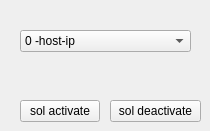
            <widget class="QWidget" name="ntr_sol">
             <widget class="QComboBox" name="ntr_sol_select">
              <property name="geometry">
               <rect>
                <x>20</x>
                <y>30</y>
                <width>171</width>
                <height>22</height>
               </rect>
              </property>
              <item>
               <property name="text">
                <string>0 -host-ip</string>
               </property>
              </item>
              <item>
               <property name="text">
                <string>1 -k2v4-Uc</string>
               </property>
              </item>
              <item>
               <property name="text">
                <string>2 -k2v4-SoC</string>
               </property>
              </item>
              <item>
               <property name="text">
                <string>3 -mb0-Uc</string>
               </property>
              </item>
              <item>
               <property name="text">
                <string>4 -mb0-k2-soc</string>
               </property>
              </item>
              <item>
               <property name="text">
                <string>5 -mb1-SoC</string>
               </property>
              </item>
              <item>
               <property name="text">
                <string>6 -mb1-Uc</string>
               </property>
              </item>
              <item>
               <property name="text">
                <string>7 -mb1-k2-SoC</string>
               </property>
              </item>
              <item>
               <property name="text">
                <string>8 -mb2-SoC</string>
               </property>
              </item>
              <item>
               <property name="text">
                <string>9 -mb2-Uc</string>
               </property>
              </item>
              <item>
               <property name="text">
                <string>10 -mb-k2-SoC</string>
               </property>
              </item>
             </widget>
             <widget class="QPushButton" name="nt_sol_d">
              <property name="geometry">
               <rect>
                <x>110</x>
                <y>100</y>
                <width>91</width>
                <height>22</height>
               </rect>
              </property>
              <property name="text">
               <string>sol deactivate</string>
              </property>
             </widget>
             <widget class="QPushButton" name="nt_sol_a">
              <property name="geometry">
               <rect>
                <x>20</x>
                <y>100</y>
                <width>80</width>
                <height>22</height>
               </rect>
              </property>
              <property name="text">
               <string>sol activate</string>
              </property>
             </widget>
            </widget>
